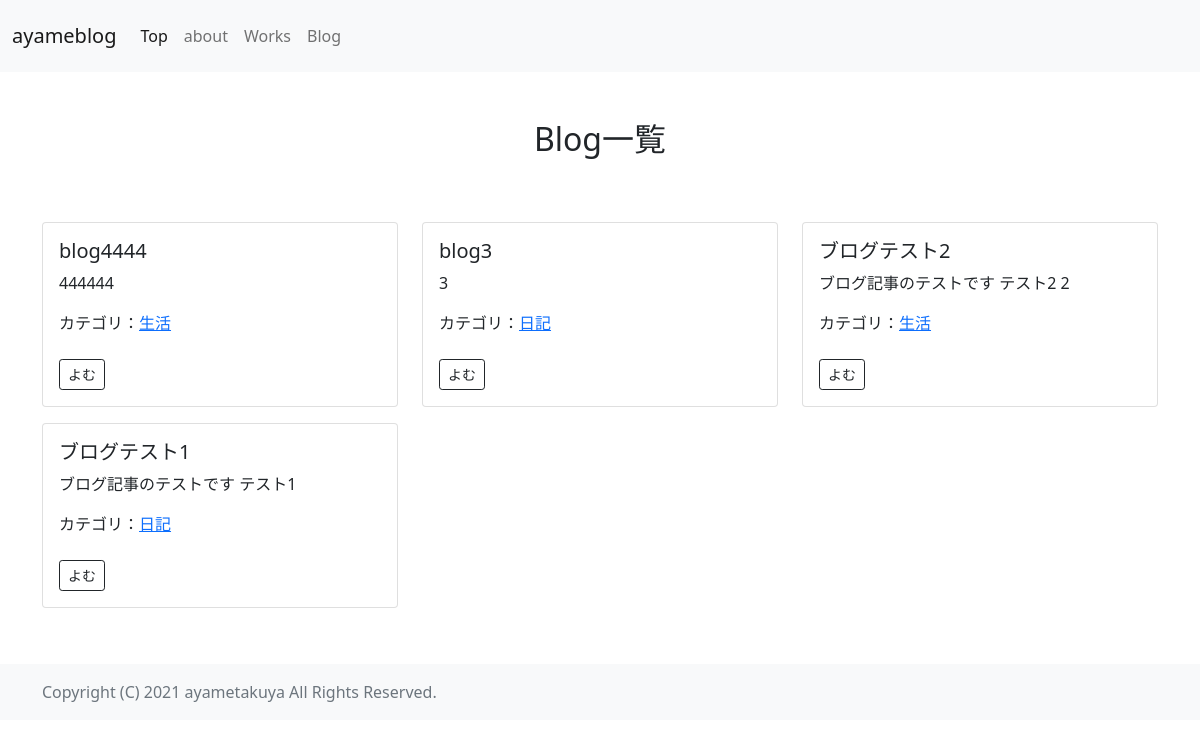
The app's page /bloglist/, older data.
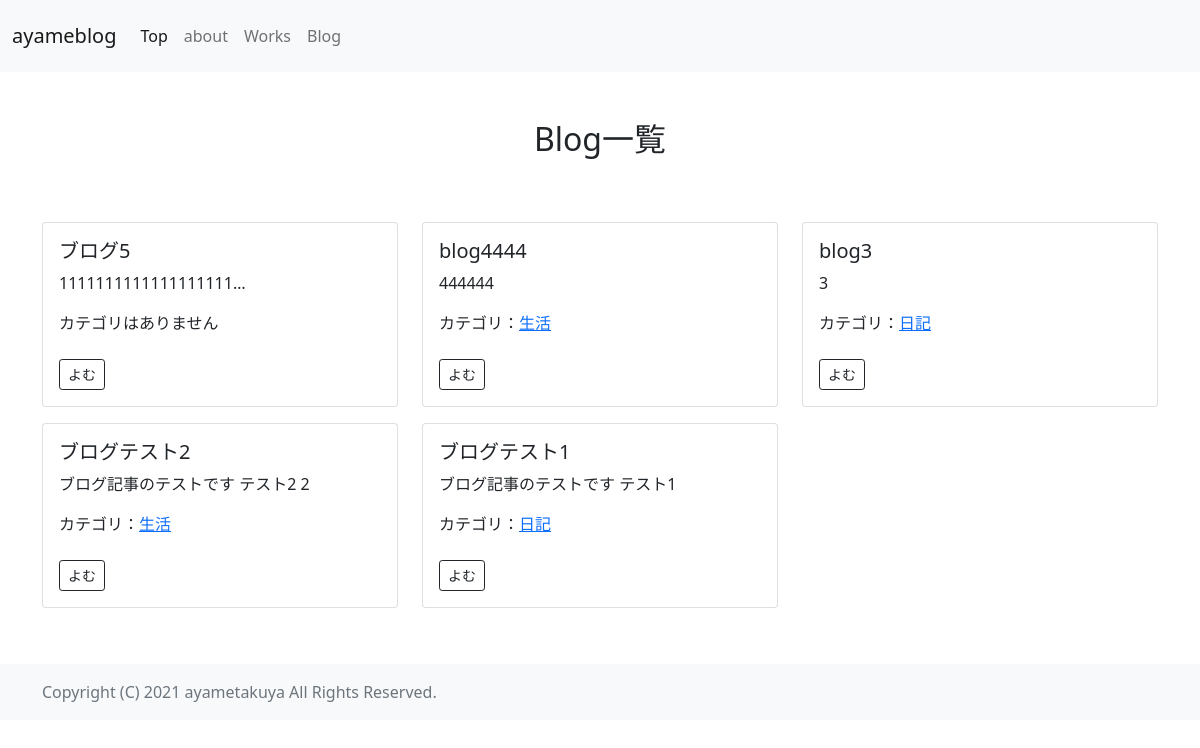
The same page, newer data.
### blog/models.py (models this page shows, shortened)
class PostBlogModel(models.Model):
    title = models.CharField(max_length=200)
    content = models.TextField()
    category = models.ForeignKey(CategoryModel, on_delete=models.PROTECT, blank=True, null=True)
    created_at = models.DateTimeField(auto_now_add=True)
    image = models.ImageField(upload_to='blogimages/', null=True, blank=True)
    link = models.URLField(max_length=200, null=True, blank=True)

class CategoryModel(models.Model):
    name = models.CharField(max_length=200)
    slug = models.SlugField(unique=True, null=True, blank=True)

### blog/views.py (the view)
# urls.py: path('bloglist/', BlogView.as_view(), name='bloglist'),
class BlogView(ListView):
    template_name = 'bloglist.html'
    queryset = PostBlogModel.objects.order_by('-created_at')

### templates/bloglist.html (shortened to what this page needs)
{% extends 'base.html' %}
{% block content %}
<div class="container py-5">
    <h2 class="text-center pb-5">Blog一覧</h2>
    <div class="card-deck">
        <div class="row">
            {% for item in object_list %}
            <div class="col-sm-4 py-2">
                <div class="card h-100">
                    <div class="card-body">
                        <h5 class="card-title">{{ item.title }}</h5>
                        <p class="card-text">{{ item.content | truncatechars:20 }}</p>
                        <p class="card-text">
                            {% if item.category is None %}カテゴリはありません
                            {% else %}カテゴリ：<a href="{% url 'categorydetail' item.category.slug %}" >{{ item.category.name }}</a>
                            {% endif %}
                        </p>
                        <p class="card-text bu"><a href="{% url 'blogdetail' item.pk %}" class="btn btn-outline-dark btn-sm mt-2" role="button">よむ</a></p>
                    </div>
                </div>
            </div>
            {% endfor %}
        </div>
    </div>
</div>
{% endblock %}

Row changes from the older to the newer data that the page shows:
added PostBlogModel: title "ブログ5", content "1111111111111111111…", shows "カテゴリはありません"
